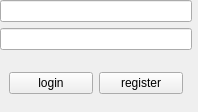
<?xml version="1.0" encoding="UTF-8"?>
<ui version="4.0">
 <class>Login</class>
 <widget class="QWidget" name="Login">
  <property name="geometry">
   <rect>
    <x>0</x>
    <y>0</y>
    <width>198</width>
    <height>112</height>
   </rect>
  </property>
  <property name="windowTitle">
   <string>Form</string>
  </property>
  <widget class="QWidget" name="widget" native="true">
   <property name="geometry">
    <rect>
     <x>0</x>
     <y>0</y>
     <width>192</width>
     <height>111</height>
    </rect>
   </property>
   <layout class="QVBoxLayout" name="verticalLayout">
    <item>
     <widget class="QLineEdit" name="id"/>
    </item>
    <item>
     <widget class="QLineEdit" name="passwd"/>
    </item>
    <item>
     <widget class="QWidget" name="widget_2" native="true">
      <layout class="QHBoxLayout" name="horizontalLayout">
       <item>
        <widget class="QPushButton" name="login">
         <property name="text">
          <string>login</string>
         </property>
        </widget>
       </item>
       <item>
        <widget class="QPushButton" name="register_2">
         <property name="text">
          <string>register</string>
         </property>
        </widget>
       </item>
      </layout>
     </widget>
    </item>
   </layout>
  </widget>
 </widget>
 <resources/>
 <connections/>
</ui>
